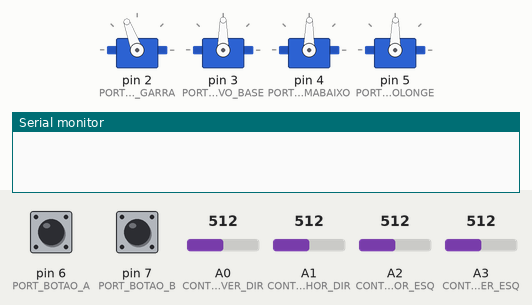
Recording of a sketch running on a simulated Arduino Uno, built with avr-gcc and run on an emulated ATmega328P. Parts: 4 × servo, the last lines printed to the serial monitor. The inputs (shaded band) are chosen by the test bench; at power-on: pin 6 (PORT_BOTAO_A) HIGH, pin 7 (PORT_BOTAO_B) HIGH, A0 (CONTROLE_VER_DIR) = 512, A1 (CONTROLE_HOR_DIR) = 512, A2 (CONTROLE_HOR_ESQ) = 512, A3 (CONTROLE_VER_ESQ) = 512.

Above: at 1.2 s.
1.3 s: pin 6 (PORT_BOTAO_A) pulled LOW for 0.15 s
At 1.52 s:
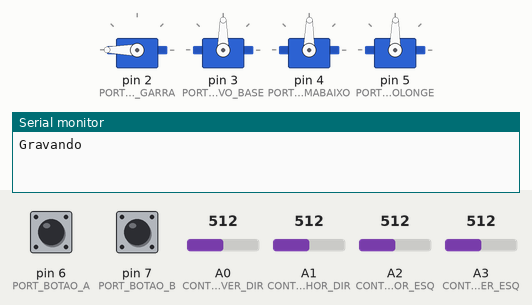
3.4 s: pin 7 (PORT_BOTAO_B) pulled LOW for 0.15 s
At 5.7 s:
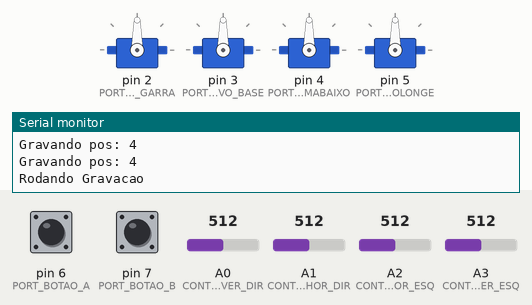
Timing chart, 0 to 20.4 s (numbered marks = the images above; inputs shaded):
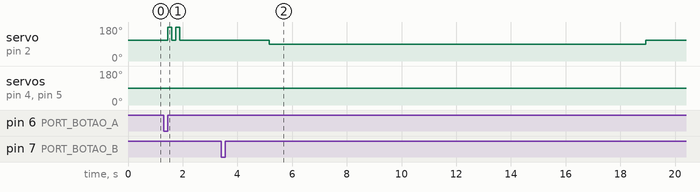

The sketch:

meArmGravador.ino
```cpp
#include <Servo.h>

//HorizontalDireito
#define CONTROLE_HOR_DIR A1

//VerticalDireito
#define CONTROLE_VER_DIR A0

//HorizontalEsquerdo
#define CONTROLE_HOR_ESQ A2

//VerticalEsquerdo
#define CONTROLE_VER_ESQ A3

//Garra
#define PORT_SERVO_GARRA 2

//Base
#define PORT_SERVO_BASE 3

//CimaBaixo
#define PORT_SERVO_CIMABAIXO 4

//LongePerto
#define PORT_SERVO_PERTOLONGE 5

//BotaoA
#define PORT_BOTAO_A 6

//BotaoB
#define PORT_BOTAO_B 7

bool gravando = false;

//Cria um vetor bidimensional de 60 posições (para gravar 15 segundos de movimentos, 1 movimento a cada 250ms)
//por 4 posições (para guardar o angulo de cada servo)
int gavacao[60][4];
int posicaoGravacao = 0;
unsigned long  milisGravacao = 0;

bool rodandoGravacao = false;

int valCtrHorDir = 0;
int valCtrVerDir = 0;
int valCtrHorEsq = 0;
int valCtrVerEsq = 0;

int angServoGarra = 90;
int angServoBase = 90;
int angServoCimaBaixo = 90;
int angServoPertoLonge = 90;

Servo servoGarra;
Servo servoBase;
Servo servoCimaBaixo;
Servo servoPertoLonge;


void setup() {
  for(int i=0;i<60;i++){
    for(int j=0;j<4;j++){
      gavacao[i][j] = 90;
    }
  }

  Serial.begin(9600);
  pinMode(CONTROLE_HOR_DIR, INPUT);
  pinMode(CONTROLE_VER_DIR, INPUT);
  pinMode(CONTROLE_HOR_ESQ, INPUT);
  pinMode(CONTROLE_VER_ESQ, INPUT);
  pinMode(PORT_BOTAO_A, INPUT_PULLUP);
  pinMode(PORT_BOTAO_B, INPUT_PULLUP);

  servoGarra.attach(PORT_SERVO_GARRA);
  servoBase.attach(PORT_SERVO_BASE);
  servoCimaBaixo.attach(PORT_SERVO_CIMABAIXO);
  servoPertoLonge.attach(PORT_SERVO_PERTOLONGE);

  //Coloca todos os servos em posição de 90 graus
  servoGarra.write(110);
  servoBase.write(90);
  servoCimaBaixo.write(90);
  servoPertoLonge.write(90);
}

void loop() {

  //Verifica se o botao de gravação foi pressionado
  if(!digitalRead(PORT_BOTAO_A)){
    gravando = !gravando;
    if(gravando){
      Serial.println("Gravando");
      posicaoGravacao = 0;
      servoGarra.write(110);
      delay(150);
      servoGarra.write(180);
      delay(150);
      servoGarra.write(110);
      delay(150);
      servoGarra.write(180);
      delay(150);
      servoGarra.write(110);
    }
    delay(500);
  }

  //Verifica se o botao de "Play" (rodandoGravacao)
  //foi pressionado
  if(!digitalRead(PORT_BOTAO_B)){
    rodandoGravacao = !rodandoGravacao;
    delay(500);
  }

  valCtrHorDir = analogRead(CONTROLE_HOR_DIR);
  valCtrVerDir = analogRead(CONTROLE_VER_DIR);
  valCtrHorEsq = analogRead(CONTROLE_HOR_ESQ);
  valCtrVerEsq = analogRead(CONTROLE_VER_ESQ);

  valCtrVerDir = (valCtrVerDir - 1023) * -1;
  valCtrVerEsq = (valCtrVerEsq - 1023) * -1;

  angServoGarra = map(valCtrHorEsq, 0, 1023, 0, 180);
  angServoBase = map(valCtrHorDir, 0, 1023, 0, 180);
  angServoPertoLonge = map(valCtrVerDir, 0, 1023, 0, 180);
  angServoCimaBaixo = map(valCtrVerEsq, 0, 1023, 0, 180);

  if(angServoGarra < 110){
    angServoGarra = 110;
  }

  servoGarra.write(angServoGarra);
  servoBase.write(angServoBase);
  servoCimaBaixo.write(angServoCimaBaixo);
  servoPertoLonge.write(angServoPertoLonge);

  //Se estiver gravando, guarda a posição dos servos a cada segundo
  if(gravando){
    if(posicaoGravacao == 59){
      Serial.println("Gravacao encerrada");
      gravando = false;
    }

    unsigned int currentMillis = millis();
    Serial.print("Gravando pos: ");
    Serial.println(posicaoGravacao);
    if((currentMillis - milisGravacao >= 250)){
      gavacao[posicaoGravacao][0] = angServoGarra;
      gavacao[posicaoGravacao][1] = angServoBase;
      gavacao[posicaoGravacao][2] = angServoCimaBaixo;
      gavacao[posicaoGravacao][3] = angServoPertoLonge;
      posicaoGravacao++;
      milisGravacao = currentMillis;
    }
  }

  //Se estuvir dando Play, executa cada um dos movimentos armazenados
  //no momento da gravação
  if(rodandoGravacao){
    Serial.println("Rodando Gravacao");
    for(int i=0;i<60;i++){
      angServoGarra = gavacao[i][0];
      angServoBase = gavacao[i][1];
      angServoCimaBaixo = gavacao[i][2];
      angServoPertoLonge = gavacao[i][3];
      servoGarra.write(angServoGarra);
      servoBase.write(angServoBase);
      servoCimaBaixo.write(angServoCimaBaixo);
      servoPertoLonge.write(angServoPertoLonge);
      delay(250);
    }
    Serial.println("Execucao da gravacao encerrada");
    rodandoGravacao = false;
  }
}
```

Measured:
- after the input at 1.3 s, servo on pin 2 (PORT_SERVO_GARRA): alternates 180° for 0.15 s and 110° for 0.15 s, 4 changes in all, then stays 110°, starting after 0.15 s
- after the input at 3.4 s, servo on pin 2 (PORT_SERVO_GARRA): 110° → 90° after 1.8 s, → 110° 13.8 s later; servo on pin 4 (PORT_SERVO_CIMABAIXO), servo on pin 5 (PORT_SERVO_PERTOLONGE): 89° → 90° after 1.8 s, → 89° 13.8 s later
